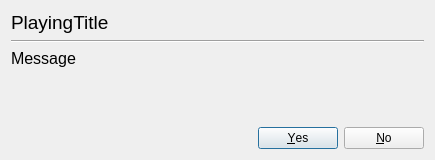
<?xml version="1.0" encoding="UTF-8"?>
<ui version="4.0">
 <class>NowPlayingPopupDialog</class>
 <widget class="QDialog" name="NowPlayingPopupDialog">
  <property name="geometry">
   <rect>
    <x>0</x>
    <y>0</y>
    <width>435</width>
    <height>160</height>
   </rect>
  </property>
  <property name="minimumSize">
   <size>
    <width>0</width>
    <height>0</height>
   </size>
  </property>
  <property name="windowTitle">
   <string>Dialog</string>
  </property>
  <layout class="QVBoxLayout" name="verticalLayout">
   <item>
    <widget class="QLabel" name="labelPlayingTitle">
     <property name="font">
      <font>
       <pointsize>14</pointsize>
      </font>
     </property>
     <property name="text">
      <string>PlayingTitle</string>
     </property>
     <property name="wordWrap">
      <bool>true</bool>
     </property>
    </widget>
   </item>
   <item>
    <widget class="Line" name="line">
     <property name="orientation">
      <enum>Qt::Orientation::Horizontal</enum>
     </property>
    </widget>
   </item>
   <item>
    <widget class="QLabel" name="labelMessage">
     <property name="font">
      <font>
       <pointsize>12</pointsize>
      </font>
     </property>
     <property name="text">
      <string>Message</string>
     </property>
     <property name="wordWrap">
      <bool>true</bool>
     </property>
    </widget>
   </item>
   <item>
    <spacer name="verticalSpacer">
     <property name="orientation">
      <enum>Qt::Orientation::Vertical</enum>
     </property>
     <property name="sizeHint" stdset="0">
      <size>
       <width>20</width>
       <height>40</height>
      </size>
     </property>
    </spacer>
   </item>
   <item>
    <widget class="QDialogButtonBox" name="buttonBox">
     <property name="orientation">
      <enum>Qt::Orientation::Horizontal</enum>
     </property>
     <property name="standardButtons">
      <set>QDialogButtonBox::StandardButton::No|QDialogButtonBox::StandardButton::Yes</set>
     </property>
     <property name="centerButtons">
      <bool>false</bool>
     </property>
    </widget>
   </item>
  </layout>
 </widget>
 <resources/>
 <connections>
  <connection>
   <sender>buttonBox</sender>
   <signal>rejected()</signal>
   <receiver>NowPlayingPopupDialog</receiver>
   <slot>reject()</slot>
   <hints>
    <hint type="sourcelabel">
     <x>316</x>
     <y>260</y>
    </hint>
    <hint type="destinationlabel">
     <x>286</x>
     <y>274</y>
    </hint>
   </hints>
  </connection>
  <connection>
   <sender>buttonBox</sender>
   <signal>accepted()</signal>
   <receiver>NowPlayingPopupDialog</receiver>
   <slot>accept()</slot>
   <hints>
    <hint type="sourcelabel">
     <x>248</x>
     <y>254</y>
    </hint>
    <hint type="destinationlabel">
     <x>157</x>
     <y>274</y>
    </hint>
   </hints>
  </connection>
 </connections>
</ui>
